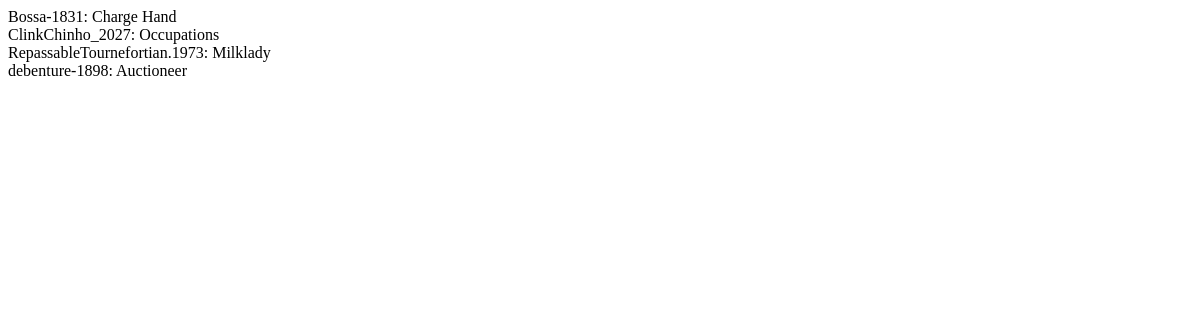
The app's page /resumes, older data.
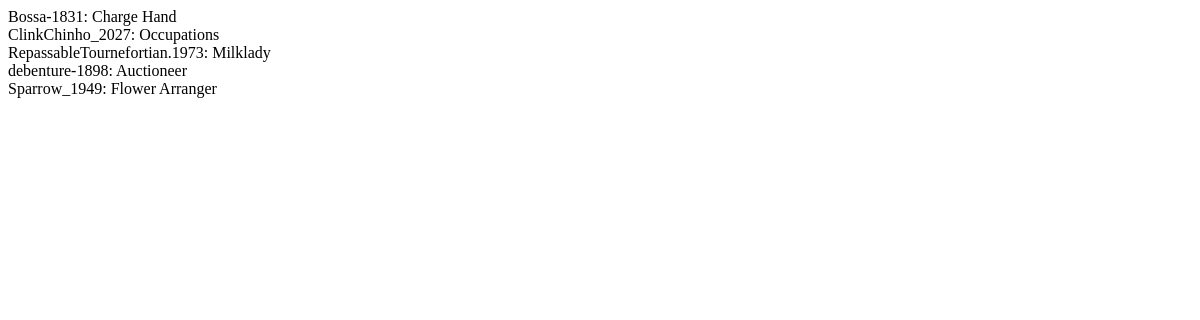
The same page, newer data.
### hyperjob/resume/models.py (models this page shows)
class Resume(models.Model):
    description = models.CharField(max_length=1024)
    author = models.ForeignKey(User, on_delete=models.CASCADE)

### hyperjob/resume/views.py (the view)
# urls.py: path('resumes', ResumesView.as_view()),
class ResumesView(View):
    def get(self, request, *args, **kwargs):
        rs = Resume.objects.all()
        context = { 'rs': rs }
        return render(request, 'resume/resumes.html', context=context)

### hyperjob/resume/templates/resume/resumes.html (shortened to what this page needs)
{% extends "hyperjob/base.html" %}
{% block content %}
    {% for r in rs %}
        <div>{{ r.author.username }}: {{ r.description }}</div>
    {% endfor %}
{% endblock %}

### hyperjob/hyperjob/templates/hyperjob/base.html (shortened to what this page needs)
<!DOCTYPE html>
<html>
<head>
</head>
<body>
    {% block content %} {% endblock %}
</body>
</html>

Row changes from the older to the newer data that the page shows:
added Resume: author.username "Sparrow_1949", description "Flower Arranger"
